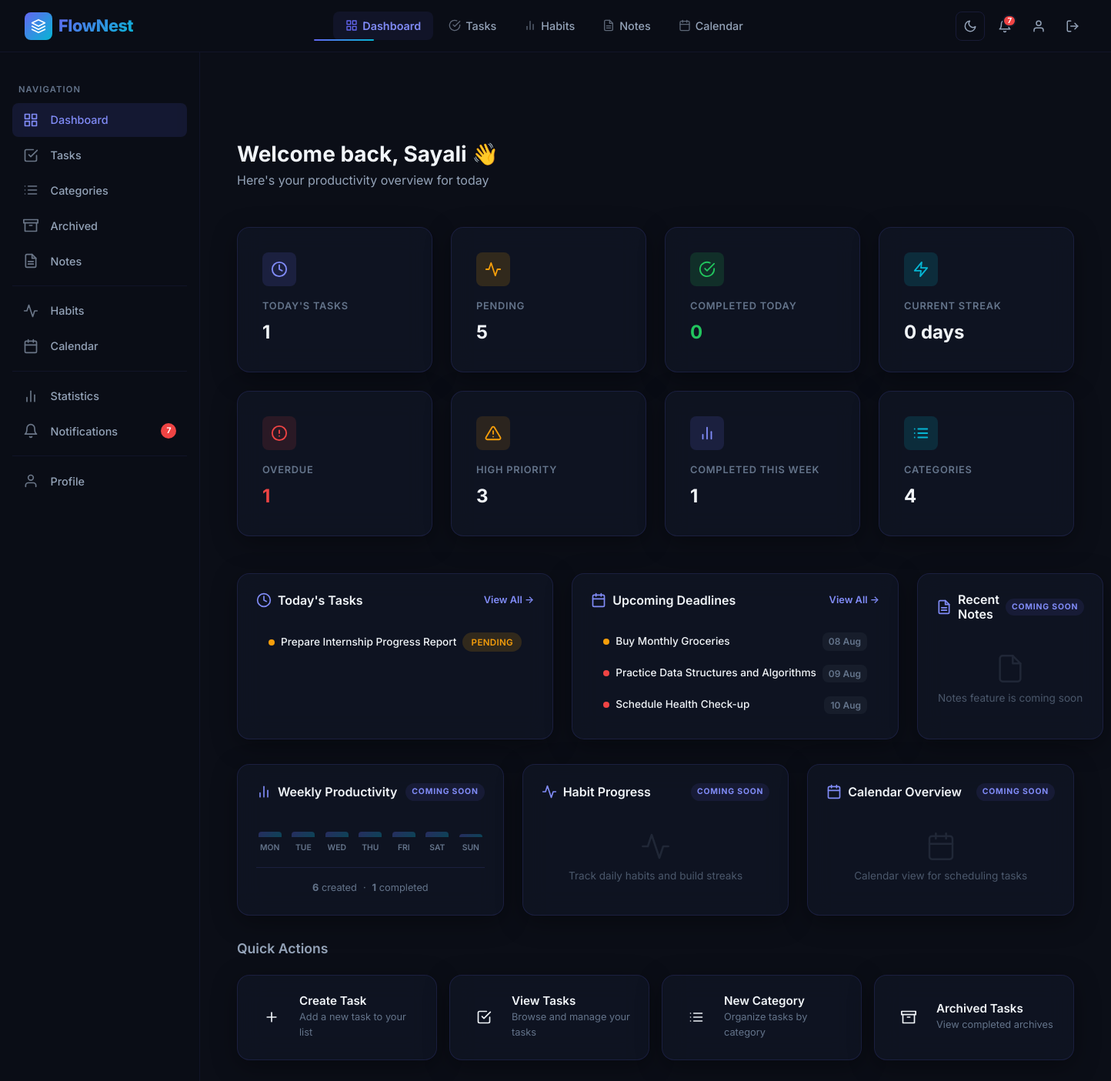
The app's page /dashboard/ (signed in), older data.
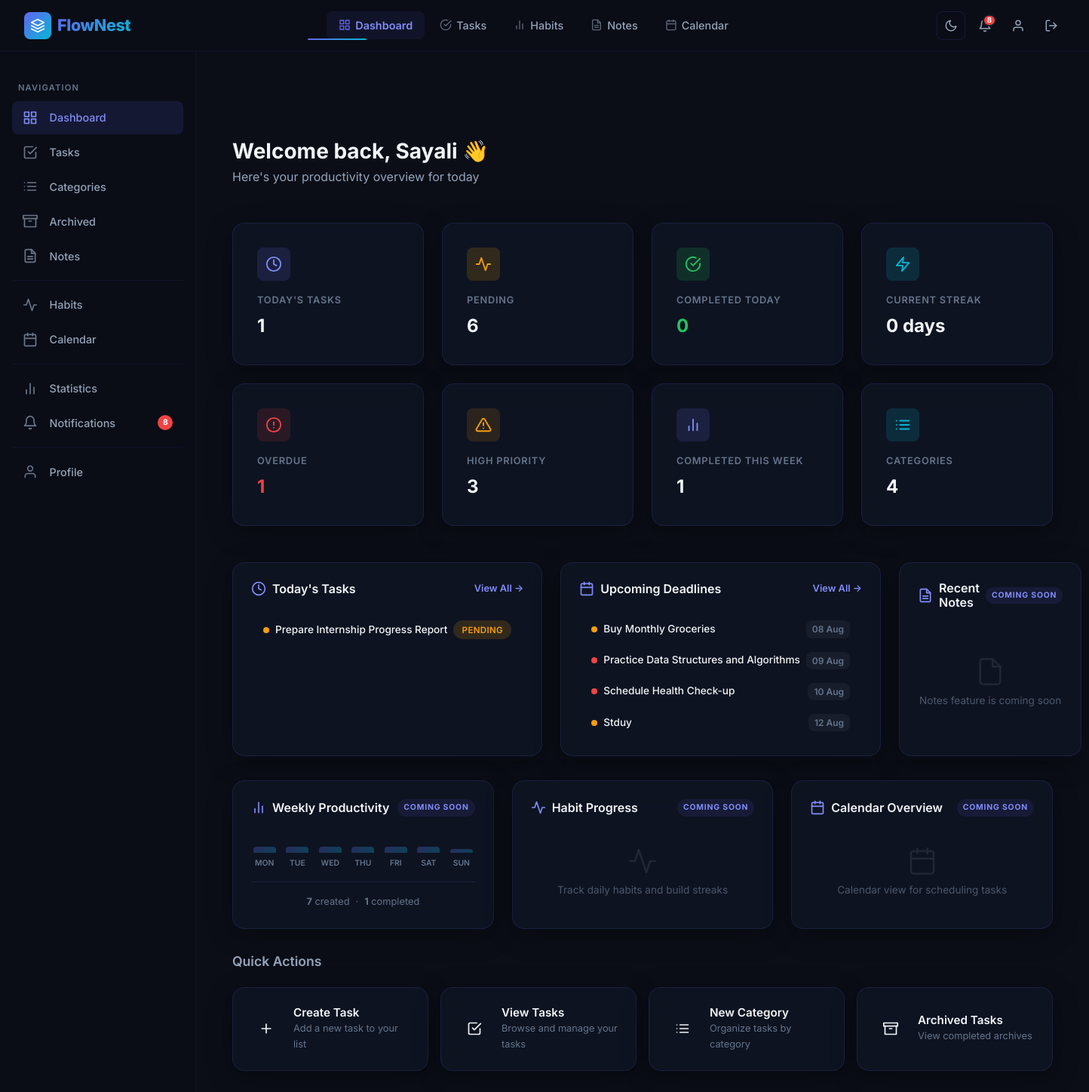
The same page, newer data.
### app/models.py (models this page shows, shortened)
class Task(db.Model):
    __tablename__ = "tasks"
    id = db.Column(db.Integer, primary_key=True)
    title = db.Column(db.String(200), nullable=False)
    description = db.Column(db.Text, nullable=True)
    priority = db.Column(db.String(20), default="Medium")
    status = db.Column(db.String(20), default="Pending")
    deadline = db.Column(db.Date, nullable=True)
    reminder = db.Column(db.DateTime, nullable=True)
    attachment = db.Column(db.String(255), nullable=True)
    created_at = db.Column(
        db.DateTime,
        default=datetime.utcnow
    )
    updated_at = db.Column(
        db.DateTime,
        default=datetime.utcnow,
        onupdate=datetime.utcnow
    )
    reminder_sent = db.Column(
    db.Boolean,
    default=False
    )
    user_id = db.Column(
        db.Integer,
        db.ForeignKey("users.id"),
        nullable=False
    )
    category_id = db.Column(
        db.Integer,
        db.ForeignKey("categories.id"),
        nullable=True
    )
    user = db.relationship(
    "User",
    back_populates="tasks"
    )
    category = db.relationship(
    "Category",
    back_populates="tasks"
    )

### app/routes/dashboard.py (the view)
@dashboard.route("/")
@login_required
def home():
    today = date.today()
    now = datetime.utcnow()
    week_start = today - timedelta(days=today.weekday())  # Monday
    user_tasks = Task.query.filter_by(user_id=current_user.id)
    todays_tasks = user_tasks.filter(
        Task.deadline == today,
        Task.status != "Archived"
    ).all()
    pending_count = user_tasks.filter(
        Task.status == "Pending"
    ).count()
    completed_today = user_tasks.filter(
        Task.status == "Completed",
        func.date(Task.updated_at) == today
    ).count()
    total_tasks = user_tasks.filter(
        Task.status != "Archived"
    ).count()
    categories_count = Category.query.filter_by(
        user_id=current_user.id
    ).count()
    overdue_count = user_tasks.filter(
        Task.deadline < today,
        Task.status == "Pending"
    ).count()
    completed_this_week = user_tasks.filter(
        Task.status == "Completed",
        func.date(Task.updated_at) >= week_start
    ).count()
    created_this_week = user_tasks.filter(
        func.date(Task.created_at) >= week_start
    ).count()
    streak = 0
    check_date = today
    for _ in range(365):  # max 1 year lookback
        day_completed = user_tasks.filter(
            Task.status == "Completed",
            func.date(Task.updated_at) == check_date
        ).count()
        if day_completed > 0:
            streak += 1
            check_date -= timedelta(days=1)
        else:
            break
    upcoming_deadlines = user_tasks.filter(
        Task.deadline > today,
        Task.deadline <= today + timedelta(days=7),
        Task.status == "Pending"
    ).order_by(Task.deadline.asc()).limit(5).all()
    high_priority_pending = user_tasks.filter(
        Task.priority == "High",
        Task.status == "Pending"
    ).count()
    return render_template(
        "dashboard/dashboard.html",
        todays_tasks=todays_tasks,
        pending_count=pending_count,
        completed_today=completed_today,
        total_tasks=total_tasks,
        categories_count=categories_count,
        overdue_count=overdue_count,
        completed_this_week=completed_this_week,
        created_this_week=created_this_week,
        streak=streak,
        upcoming_deadlines=upcoming_deadlines,
        high_priority_pending=high_priority_pending,
        today=today
    )

### app/extensions.py (called while the page is built)
@login_manager.user_loader
def load_user(user_id):
    from app.models import User
    return User.query.get(int(user_id))

### app/templates/dashboard/dashboard.html (shortened to what the changed rows need)
{% extends "base.html" %}
{% block content %}
<div class="page-wrapper with-sidebar">
    <div class="page-content">
        <div class="dashboard-header fade-in">
            <h1>Welcome back, {{ current_user.username }} 👋</h1>
        </div>
        <div class="stats-grid">
            <div class="glass-card stat-card fade-in fade-in-delay-2">
                <div class="stat-icon icon-amber">
                    <svg viewBox="0 0 24 24" fill="none" stroke="currentColor" stroke-width="2" stroke-linecap="round" stroke-linejoin="round">
                        <polyline points="22 12 18 12 15 21 9 3 6 12 2 12"></polyline>
                    </svg>
                </div>
                <div class="stat-label">Pending</div>
                <div class="stat-value">{{ pending_count }}</div>
            </div>
        </div>
        <div class="dashboard-widgets">
            <div class="glass-card no-hover dashboard-widget fade-in fade-in-delay-1">
                {% if todays_tasks %}
                <div class="widget-list">
                    {% for task in todays_tasks %}
                    <div class="widget-list-item">
                        <div class="widget-list-item-left">
                            <span class="priority-indicator priority-indicator-{{ task.priority|lower }}"></span>
                            <a href="{{ url_for('tasks.view_task', task_id=task.id) }}" class="widget-task-title">{{ task.title }}</a>
                        </div>
                        <span class="badge badge-{{ task.status|lower }}">{{ task.status }}</span>
                    </div>
                    {% endfor %}
                </div>
                {% else %}
                <div class="widget-empty">
                    <p>No tasks due today 🎉</p>
                </div>
                {% endif %}
            </div>
            <div class="glass-card no-hover dashboard-widget fade-in fade-in-delay-2">
                {% if upcoming_deadlines %}
                <div class="widget-list">
                    {% for task in upcoming_deadlines %}
                    <div class="widget-list-item">
                        <div class="widget-list-item-left">
                            <span class="priority-indicator priority-indicator-{{ task.priority|lower }}"></span>
                            <a href="{{ url_for('tasks.view_task', task_id=task.id) }}" class="widget-task-title">{{ task.title }}</a>
                        </div>
                        <span class="widget-date">
                            {{ task.deadline.strftime("%d %b") }}
                        </span>
                    </div>
                    {% endfor %}
                </div>
                {% else %}
                <div class="widget-empty">
                    <p>No upcoming deadlines this week</p>
                </div>
                {% endif %}
            </div>
        </div>
        <div class="dashboard-placeholders">
            <div class="glass-card no-hover dashboard-placeholder fade-in fade-in-delay-1">
                <div class="placeholder-summary">
                    <span><strong>{{ created_this_week }}</strong> created</span>
                </div>
            </div>
        </div>
    </div>
</div>
{% endblock %}

Row changes from the older to the newer data that the page shows:
added Task: title "Stduy", deadline "12 Aug", shown under "Upcoming Deadlines"
Text that changed along with them:
{{ unread_count }}: "7" → "8"
{{ pending_count }}: "5" → "6"
{{ created_this_week }}: "6" → "7"
